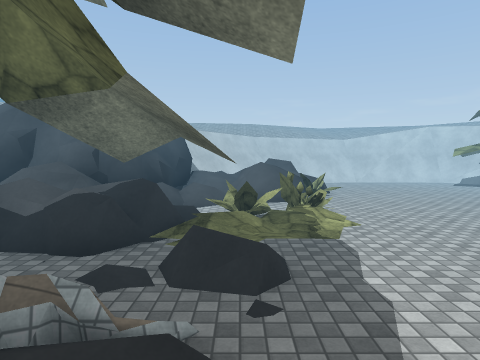
[1] (above)

22 first-person views from a walk through a scene from a Unity 3-D project. The camera is 1.4 m above the floor, tilts 4° down and sees 75° across. The floor is counted in squares, 2 m on a side. Each view is taken from the middle of a square. On the plan, view 1 faces up. The plan holds only what a view shows up to about 10 squares ahead; the rest is blank. The place goes on beyond the plan. Some animated figures are left out. Surface patterns are stand-ins for the level's own textures.

[2]
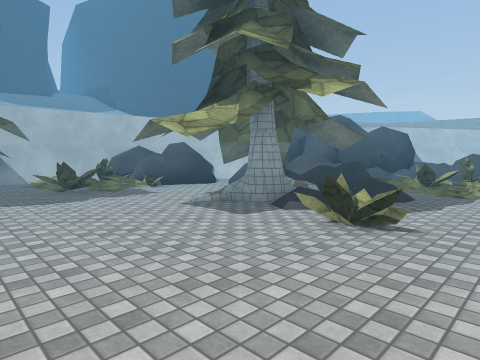

[3]
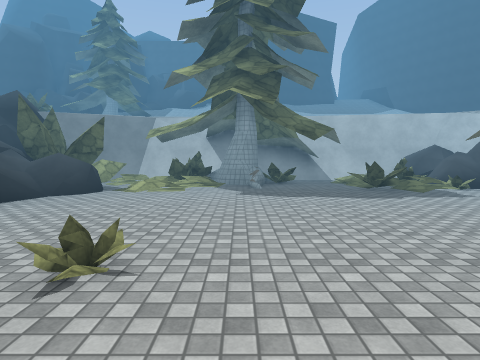

[4]
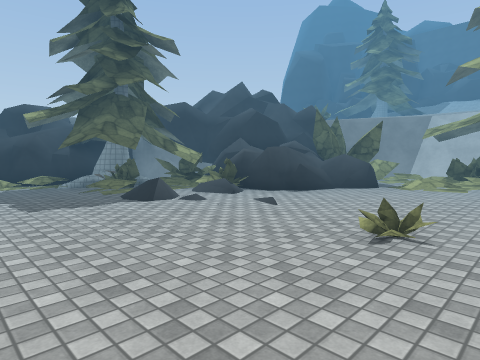

[5]
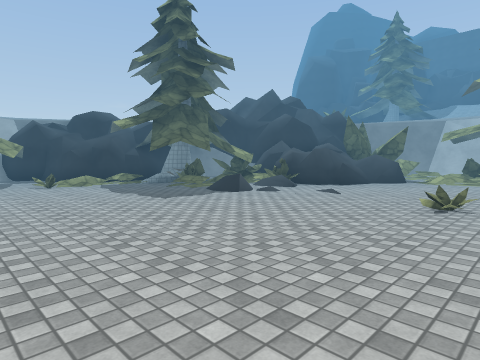

[6]
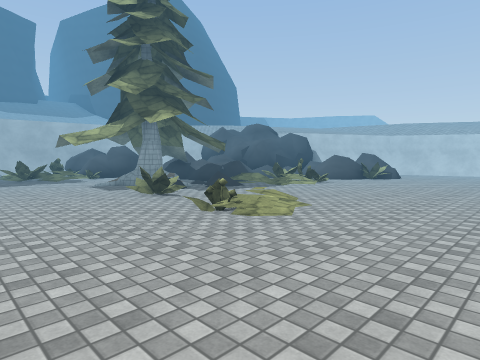

[7]
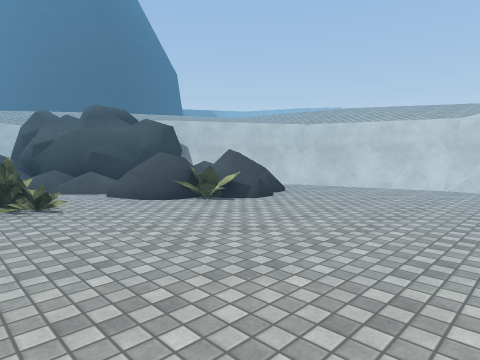

[8]
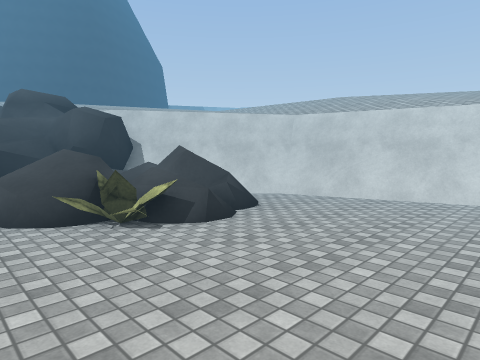

[9]
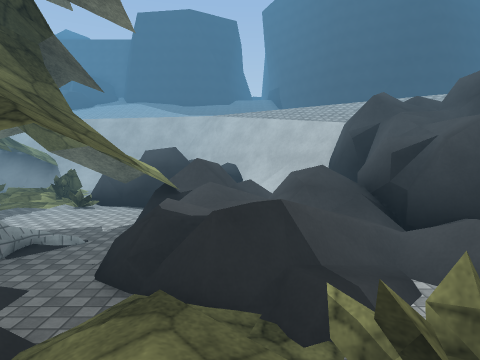

[10]
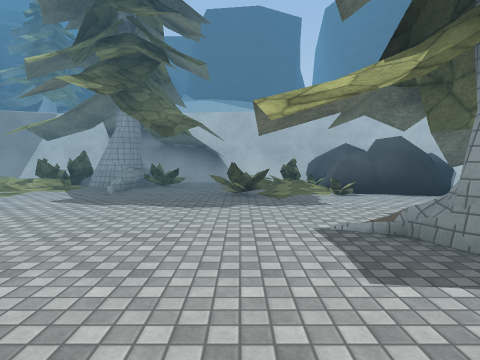

[11]
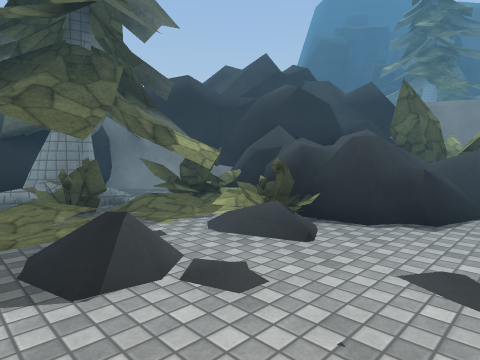

[12]
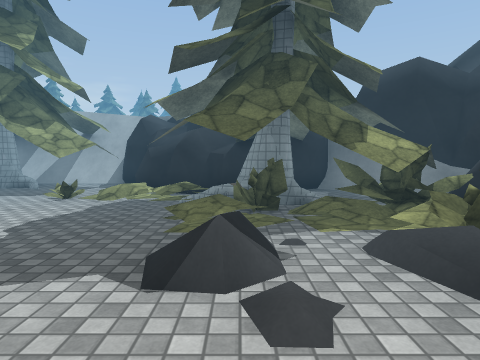

[13]
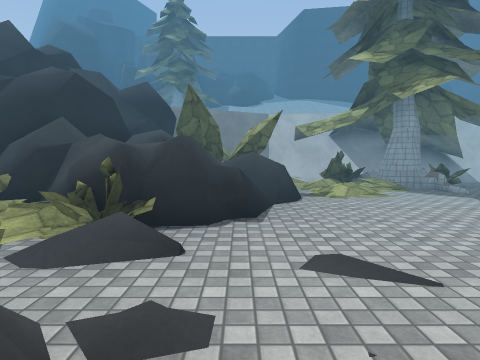

[14]
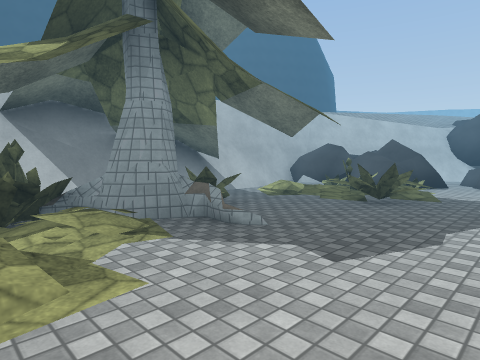

[15]
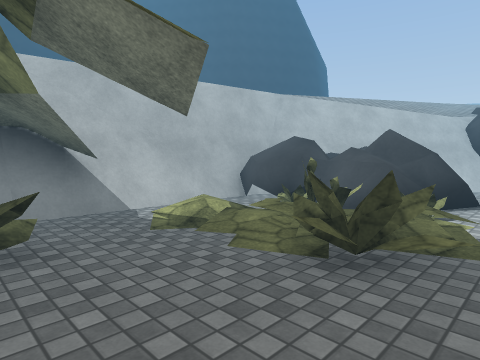

[16]
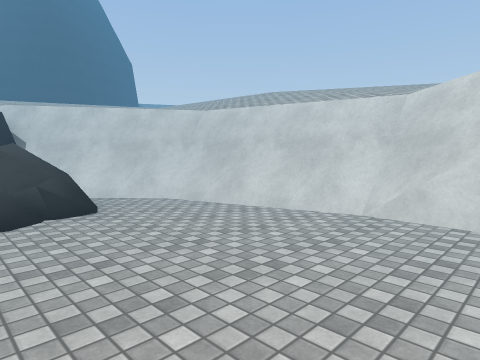

[17]
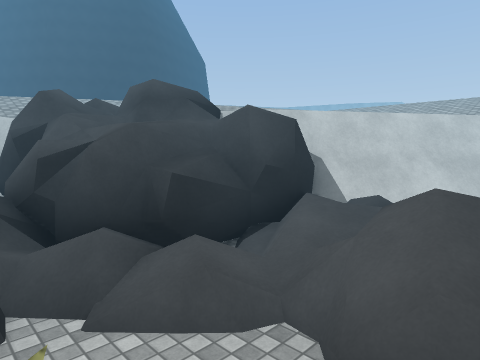

[18]
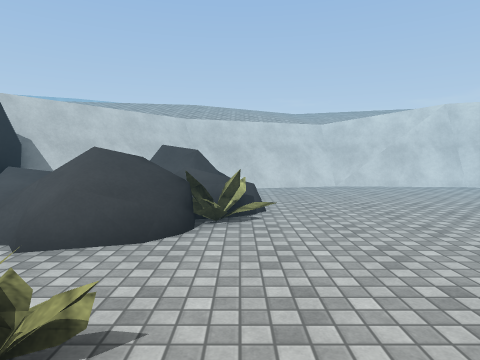

[19]
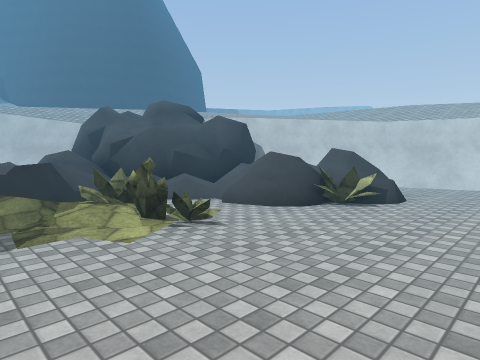

[20]
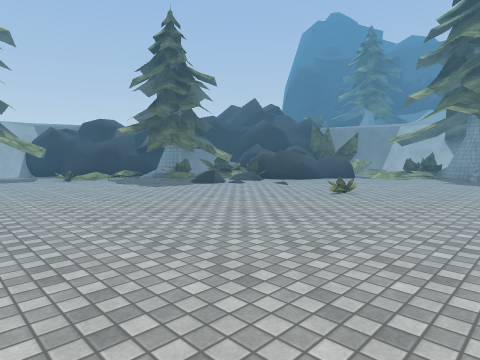

[21]
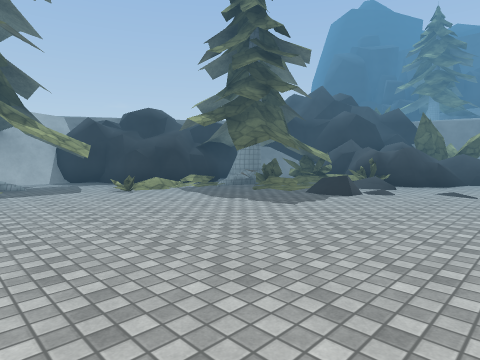

[22]
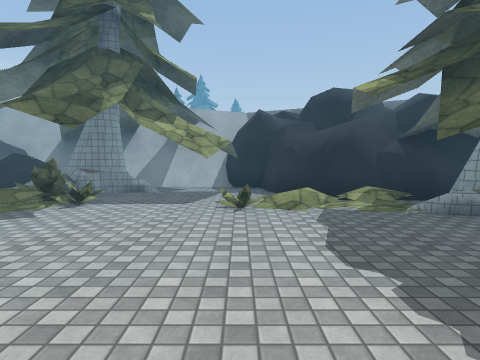

### Floor plan
Key: @ floor where view 1 was taken; # wall or solid block; . main floor; : floor 5 m higher than the main floor; + floor 6 m higher than the main floor; / step, stairs or slope; = window, fence, low wall or low ledge; ^ raised ledge; v drop or lower ground.
Columns run from 9 left of view 1 to 6 right of it. Each row starts with its distance up from view 1.
 16            ://
 15         ::////
 14        ////////
 13        //////vv/
 12        ///v#####
 11     /////##.....
 10    /////##......
  9   :///=vv===....
  8   // =###===....
  7   ///=##==##....
  6  :/vv###=.......
  5  //### ==#/.....
  4  /##==##=//.....
  3  v^##=#=#/.....
  2 /^###.#/./.....
  1 v#^^=..#//../...
  0 #//#/....@/./...
 -1 #///=...........
 -2 #...............
 -3 #///............
 -4 v###............
 -5 v##//....=......
 -6 v#///...........
 -7 v#////..........
 -8 /#=##==../......
 -9  v###===//......
-10  /v^#==///......
-11   /^#^####......
-12   ^^^#####/.=../
-13   ==+######/. /#
-14     / =#####../#
-15     =  v  ###..#

Positions as (right, up) in squares from view 1, and headings:
1: (0, 0), facing up
2: (2, -3), facing up-left
3: (2, -4), facing left
4: (3, -4), facing down-left
5: (5, -4), facing down-left
6: (6, -3), facing up-left
7: (6, 4), facing up-left
8: (5, 6), facing up-left
9: (1, 4), facing left
10: (1, -1), facing left
11: (1, -7), facing down-left
12: (0, -7), facing down
13: (1, -8), facing left
14: (-3, -6), facing up-left
15: (-4, -3), facing up-left
16: (6, 8), facing up-left
17: (1, 5), facing up-left
18: (2, 4), facing up
19: (4, 3), facing up-left
20: (6, -2), facing down-left
21: (6, -6), facing down-left
22: (3, -8), facing down
